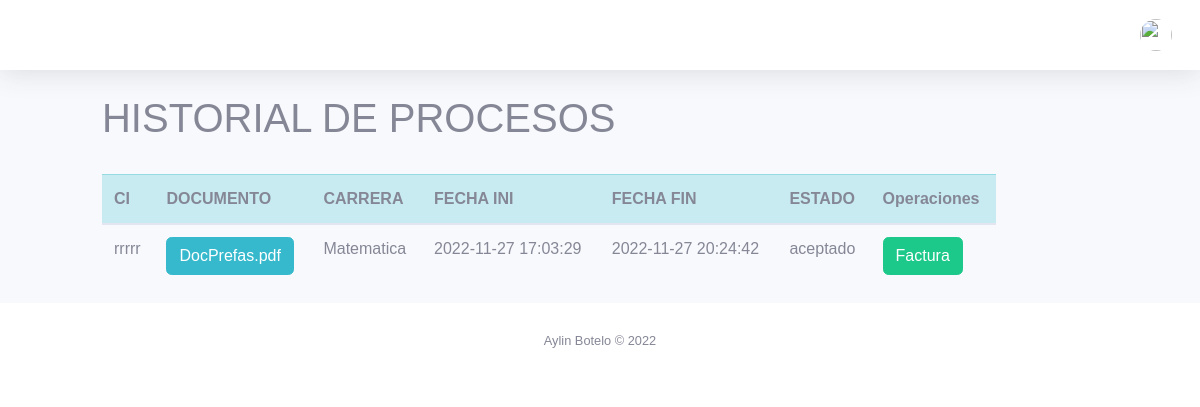
Page /vista/facturiza.php on the committed database.
### tables this page shows
CREATE TABLE `proceso_verificacion` (
  `id` int(11) NOT NULL,
  `id_persona` int(11) NOT NULL,
  `ci` varchar(20) NOT NULL,
  `nomDoc` varchar(100) NOT NULL,
  `carrera` varchar(30) NOT NULL,
  `fechaIni` datetime NOT NULL,
  `fechaFin` datetime DEFAULT NULL,
  `estado` varchar(30) NOT NULL
);

### vista/facturiza.php (the view, shortened to what this page needs)
<?php
include("../vista/adminVistaGeneral.php")
?>
<div class='row'>
    <div class="col-md-1"></div>
    <div class="col-md-9">
        <h1>HISTORIAL DE PROCESOS</h1>
        <table class='table'>
            <thead class='table-info'>
                <tr>
                    <th scope='col'>CI</th>
                    <th scope='col'>DOCUMENTO</th>
                    <th scope='col'>CARRERA</th>
                    <th scope='col'>FECHA INI</th>
                    <th scope='col'>FECHA FIN</th>
                    <th scope='col'>ESTADO</th>
                    <th scope='col' colspan="1">Operaciones</th>
                </tr>
            </thead>
            <tbody>
                <?php
                include('../modelo/conexion.php');
                $res=$conexion->query("select * from proceso_verificacion where estado='aceptado'");
                while($reg=mysqli_fetch_array($res)){
                    echo "<tr>";
                    echo "<td>". $reg['ci']."</td>";
                    echo "<td> <a href = '../controlador/doc/$reg[3]' class='btn btn-info'>". $reg['nomDoc']."</a></td>";
                    echo "<td>". $reg['carrera']."</td>";
                    echo "<td>". $reg['fechaIni']."</td>";
                    echo "<td>". $reg['fechaFin']."</td>";
                    echo "<td>". $reg['estado']."</td>";
                    echo "<td> <a href = '../facturas/factura.php?idProceso=$reg[0]' class='btn btn-success'>"."Factura"."</a></td>";
                    echo "</tr>";
                }
                ?>
            </tbody>
        </table>
    </div>
    <div class="col-md-2"></div>
    </div>
<?php
require_once "footerDash.php";
?>

### css/style.css (style rules this page uses)
* { margin: 0 0; padding: 0 0; font-family: Arial, Helvetica, sans-serif; }
a { color: black; text-decoration: none; }

### rows in the picture
proceso_verificacion: ci "rrrrr", nomDoc "DocPrefas.pdf", carrera "Matematica", fechaIni "2022-11-27 17:03:29", fechaFin "2022-11-27 20:24:42", estado "aceptado"
